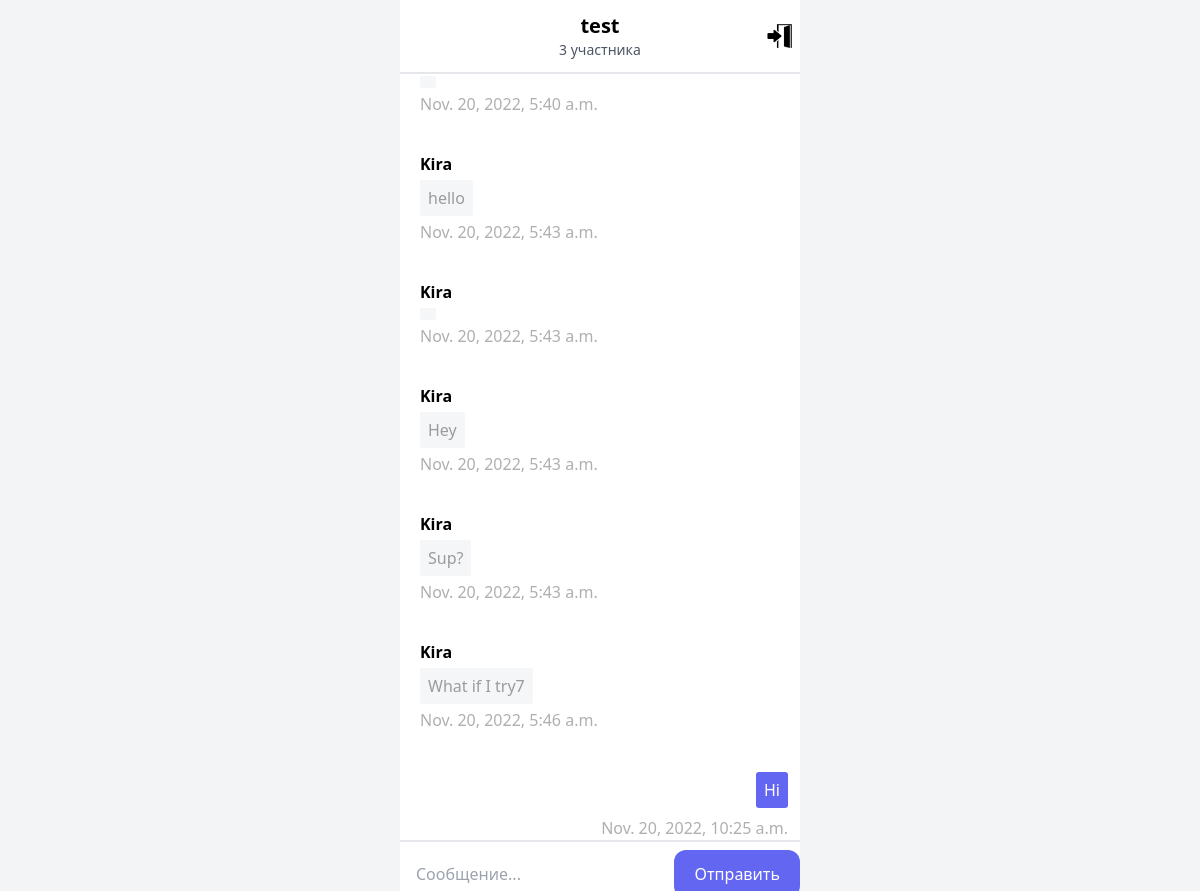
/rooms/test/ (signed in), run on the app's committed database.
### room/models.py (models this page shows)
class Room(models.Model):
    name = models.CharField(max_length=255)
    slug = models.SlugField()

class Message(models.Model):
    room = models.ForeignKey(Room, related_name='messages', on_delete=models.CASCADE)
    user = models.ForeignKey(User, related_name='messages', on_delete=models.CASCADE)
    content = models.TextField()
    date_added = models.DateTimeField(auto_now_add=True)
    class Meta:
        ordering = ('date_added',)
        verbose_name_plural = 'Messages'

### room/views.py (the view)
# urls.py: path('<slug:slug>/', views.room, name='room'),
@login_required
def room(request, slug):
    try:
        room = Room.objects.get(slug=slug)
        messages = Message.objects.filter(room=room)
        room_messages = Message.objects.filter(room=room)
        users = []
        for message in room_messages:
            if message.user not in users:
                users.append(message.user)
        number_of_users = len(users)
        if number_of_users == 0:
            number_of_users = 1
        return render(request, 'room/room.html', {'room': room, 'messages': messages, 'number_of_users':number_of_users})
    except ObjectDoesNotExist:
        room = Room.objects.create(name=slug, slug=slug)
        messages = Message.objects.filter(room=room)
        for message in room_messages:
            if message.user not in users:
                users.append(message.user)
        number_of_users = len(users)
        if number_of_users == 0:
            number_of_users = 1
        return render(request, 'room/room.html', {'room': room, 'messages': messages, 'number_of_users':number_of_users})

### room/templates/room/room.html (shortened to what this page needs)
{% load static %}
<!DOCTYPE html>
<html lang="en">
<head>
    <link href="{% static 'chat/style.css' %}" rel="stylesheet">
    <script src="https://cdn.tailwindcss.com"></script>
</head>
<body class="bg-gray-100">
<div class="h-screen lg:w-1/3 mx-auto block bg-white">
    <div class="flex py-3 border-b-2">
        <div class="w-1/12 pl-2">
        </div>
        <div class="text-auto w-10/12 my-auto">
            <h4 class="text-center text-xl"><strong>{{ room.name }}</strong></h4>
            <h5 class="text-center text-sm text-gray-600">{{ number_of_users }} участник{{ number_of_users|pluralize:'а' }}</h5>
        </div>
        <div class="w-1/12 my-auto pr-2">
                <a href="/rooms/"><img class='' height="100%" src="{% static 'chat/door.png' %}"></a>
        </div>
    </div>
    <div class="" id="chat-content"
         style="overflow-y: scroll; height:86% !important;">
        <div id="chat-messages">
        {% for m in messages %}
        {% if m.user == request.user %}
        <div class="media media-chat media-chat-reverse">
            <div class="media-body">
                <p>{{ m.content }}</p>
                <p class="meta"><time datetime="2022">{{ m.date_added }}</time></p>
            </div>
        </div>
        {% else %}
        <div class="media media-chat">
            <div class="media-body">
                <b>{{ m.user.username }}</b>
                <div class="media-body w-fit"><p>{{ m.content }}</p></div>
                <p class="meta"><time datetime="2022">{{ m.date_added }}</time></p>
            </div>
        </div>
        {% endif %}
        {% endfor %}
        </div>
    </div>
    <div class="border-t-2 bg-white py-2">
        <form method="post" action="." class="flex">
            <input class="publisher-input ml-4" type="text" placeholder="Сообщение..." id="chat-message-input">
            <div class="">
            <button
                class="px-5 py-3 text-white rounded-xl bg-indigo-500 hover:bg-indigo-700"
                id="chat-message-submit">Отправить</button>
            </div>
        </form>
    </div>
</div>
</body>
</html>

### static/chat/style.css (style rules this page uses)
.media-chat { padding-right: 64px; margin-bottom: 0; }
.media-chat .media-body { -webkit-box-flex: initial; flex: initial; }
.media-body { min-width: 0; }
.media-chat .media-body p { position: relative; padding: 6px 8px; margin: 4px 0; background-color: #f5f6f7; border-radius: 3px; font-weight: 100; color:#9b9b9b; }
.media>* { margin: 0 8px; }
.media-chat .media-body p.meta { background-color: transparent !important; padding: 0; opacity: .8; }
.media { padding: 16px 12px; -webkit-transition: background-color .2s linear; transition: background-color .2s linear; }
.media-chat.media-chat-reverse .media-body p { float: right; clear: right; background-color: #6366F1; color: #fff; }
.media-chat-reverse time { color: #9b9b9b; }
.media-chat-reverse .media-body { display:inline; }
.publisher-input { -webkit-box-flex: 1; flex-grow: 1; border: none; outline: none !important; background-color: transparent; }
button, input, optgroup, select, textarea { font-family: Roboto,sans-serif; font-weight: 300; }

### data on the page
Room: name "test"
Message: date_added "Nov. 20, 2022, 5:40 a.m."
Message: user.username "Kira", content "hello", date_added "Nov. 20, 2022, 5:43 a.m."
Message: user.username "Kira", date_added "Nov. 20, 2022, 5:43 a.m."
Message: user.username "Kira", content "Hey", date_added "Nov. 20, 2022, 5:43 a.m."
Message: user.username "Kira", content "Sup?", date_added "Nov. 20, 2022, 5:43 a.m."
Message: user.username "Kira", content "What if I try7", date_added "Nov. 20, 2022, 5:46 a.m."
Message: content "Hi", date_added "Nov. 20, 2022, 10:25 a.m."

### other printed values
{{ number_of_users }} "3"
